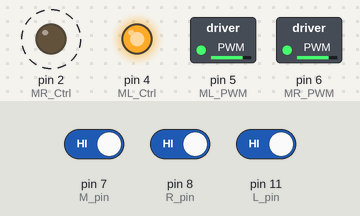
A sketch run on a simulated Arduino Uno, built with avr-gcc and run on an emulated ATmega328P. On the bench: switched loads named in the sketch (green lamp = pin HIGH), output pins drawn as LEDs (lit = HIGH). Dashed ring = blinking. Inputs (shaded band) come from the test bench; at power-on: pin 7 (M_pin) HIGH, pin 8 (R_pin) HIGH, pin 11 (L_pin) HIGH.

Above: at 3.8 s.
3.9 s: pin 7 (M_pin) driven LOW and pin 8 (R_pin) driven LOW and pin 11 (L_pin) driven LOW
At 5.7 s:
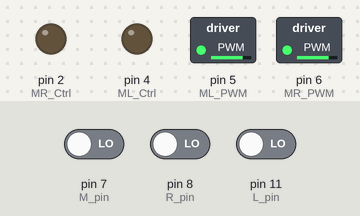
6.0 s: pin 7 (M_pin) driven HIGH
At 6.5 s:
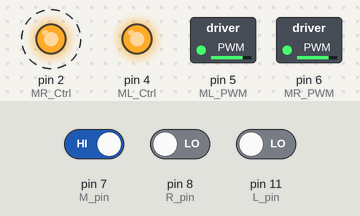
11.0 s: pin 7 (M_pin) driven LOW
At 11.8 s:
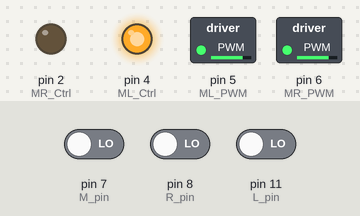
13.5 s: pin 8 (R_pin) driven HIGH
At 13.8 s:
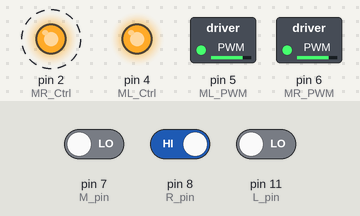
Timing chart, 0 to 19.5 s (numbered marks = the images above; inputs shaded):
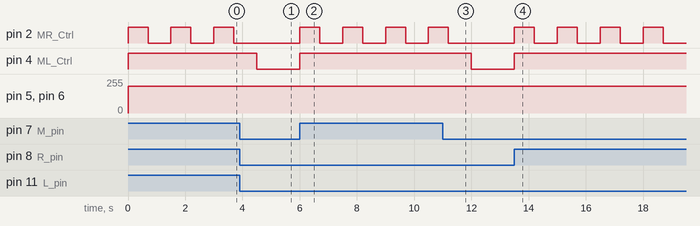

The sketch:

lesson_16.ino
```cpp
/*
  keyestudio Mini Tank Robot V3
  lesson 16
  draw a circle for tank
  http://www.keyestudio.com
*/

//wire up the line tracking sensor
#define L_pin  11  //left
#define M_pin  7  //middle
#define R_pin  8  //right

#define ML_Ctrl 4  //define the direction control pin of thel left motor
#define ML_PWM 5   //define the PWM control pins of the left motor
#define MR_Ctrl 2  //define the direction control pin of thel right motor
#define MR_PWM 6   //define the PWM control pin of the right motor
int L_val, M_val, R_val;

void setup()
{
  Serial.begin(9600); //9600 set baud rate to 9600
  pinMode(L_pin, INPUT); //set pins of the line tracking sensor to INPUT
  pinMode(M_pin, INPUT);
  pinMode(R_pin, INPUT);
  pinMode(ML_Ctrl, OUTPUT);
  pinMode(ML_PWM, OUTPUT);
  pinMode(MR_Ctrl, OUTPUT);
  pinMode(MR_PWM, OUTPUT);
}

void loop () {
  L_val = digitalRead(L_pin); //read the value of thel left sensor
  M_val = digitalRead(M_pin); //read the value of the middle one
  R_val = digitalRead(R_pin); //read the value of the right one
  if ( L_val == 0 && M_val == 0 && R_val == 0 ) { //if no black lines are detected, go front
    Car_front();
  }
  else { // or else, go back and turn left
    Car_back();
    delay(700);
    Car_left();
    delay(800);
  }
}

void Car_front()
{
  digitalWrite(MR_Ctrl, LOW);
  analogWrite(MR_PWM, 200);
  digitalWrite(ML_Ctrl, LOW);
  analogWrite(ML_PWM, 200);
}
void Car_back()
{
  digitalWrite(MR_Ctrl, HIGH);
  analogWrite(MR_PWM, 200);
  digitalWrite(ML_Ctrl, HIGH);
  analogWrite(ML_PWM, 200);
}
void Car_left()
{
  digitalWrite(MR_Ctrl, LOW);
  analogWrite(MR_PWM, 200);
  digitalWrite(ML_Ctrl, HIGH);
  analogWrite(ML_PWM, 200);
}
void Car_right()
{
  digitalWrite(MR_Ctrl, HIGH);
  analogWrite(MR_PWM, 200);
  digitalWrite(ML_Ctrl, LOW);
  analogWrite(ML_PWM, 200);
}
void Car_Stop()
{
  digitalWrite(MR_Ctrl, LOW);
  analogWrite(MR_PWM, 0);
  digitalWrite(ML_Ctrl, LOW);
  analogWrite(ML_PWM, 0);
}
```

Measured:
- after the input at 3.9 s, pin 2 (MR_Ctrl): stays LOW (without the input it goes to HIGH after 0.60 s); pin 4 (ML_Ctrl): HIGH → LOW after 0.60 s
- after the input at 6.0 s, pin 2 (MR_Ctrl): alternates HIGH for 0.70 s and LOW for 0.80 s, starting at once; pin 4 (ML_Ctrl): LOW → HIGH at once
- after the input at 11.0 s, pin 2 (MR_Ctrl): goes on until 11.2 s, then stays LOW; pin 4 (ML_Ctrl): HIGH → LOW after 1.0 s
- after the input at 13.5 s, pin 2 (MR_Ctrl): alternates HIGH for 0.70 s and LOW for 0.80 s, starting at once; pin 4 (ML_Ctrl): LOW → HIGH at once
- by itself, pin 2 (MR_Ctrl): alternates HIGH for 0.70 s and LOW for 0.80 s
